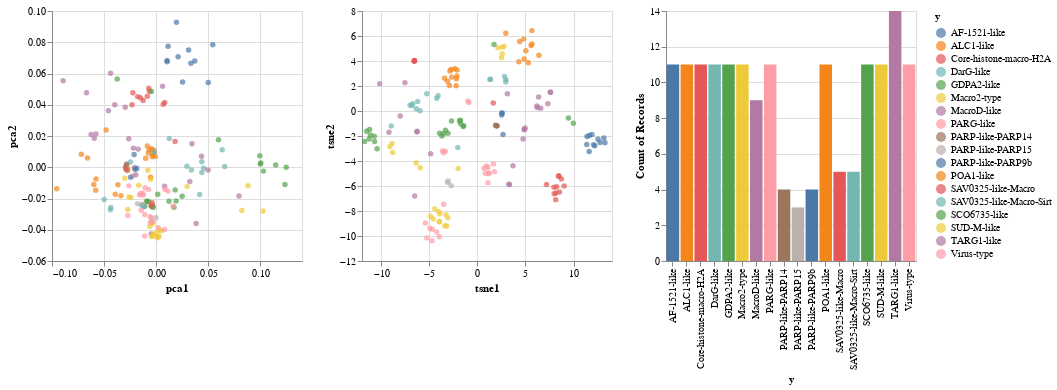

The code cell stored with this chart in its notebook:
### Code cell
plot_multidimensional(df_tf, df["Tipo de Macro"])

### Figure 1 — Vega-Lite specification as saved in the notebook (floating-point values rounded to 4 significant figures; data arrays with more than 128 entries replaced by an {"elided": "..."} marker saying what was removed)
{"config": {"view": {"continuousWidth": 400, "continuousHeight": 300}}, "hconcat": [{"mark": "circle", "encoding": {"color": {"condition": {"type": "nominal", "field": "y", "selection": "selector011"}, "value": "lightgray"}, "x": {"type": "quantitative", "field": "pca1"}, "y": {"type": "quantitative", "field": "pca2"}}, "height": 250, "selection": {"selector011": {"type": "interval", "resolve": "global"}}, "width": 250}, {"mark": "circle", "encoding": {"color": {"condition": {"type": "nominal", "field": "y", "selection": "selector011"}, "value": "lightgray"}, "x": {"type": "quantitative", "field": "tsne1"}, "y": {"type": "quantitative", "field": "tsne2"}}, "height": 250, "selection": {"selector011": {"type": "interval", "resolve": "global"}}, "width": 250}, {"mark": "bar", "encoding": {"color": {"type": "nominal", "field": "y"}, "x": {"type": "nominal", "field": "y"}, "y": {"type": "quantitative", "aggregate": "count", "field": "y"}}, "height": 250, "transform": [{"filter": {"selection": "selector011"}}], "width": 250}], "data": {"name": "data-0b2e327246f1e02ba9766f0e70357786"}, "$schema": "https://vega.github.io/schema/vega-lite/v4.8.1.json", "datasets": {"data-0b2e327246f1e02ba9766f0e70357786": {"elided": "165 records"}}}
